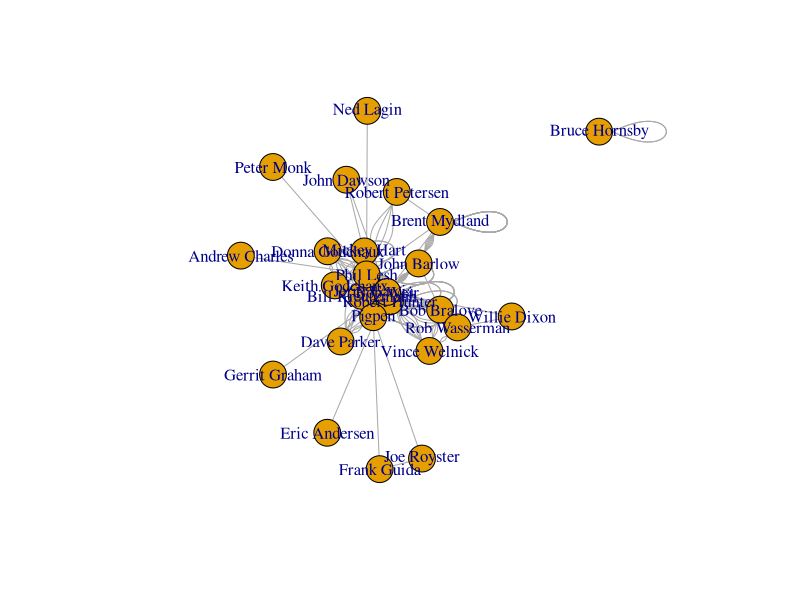
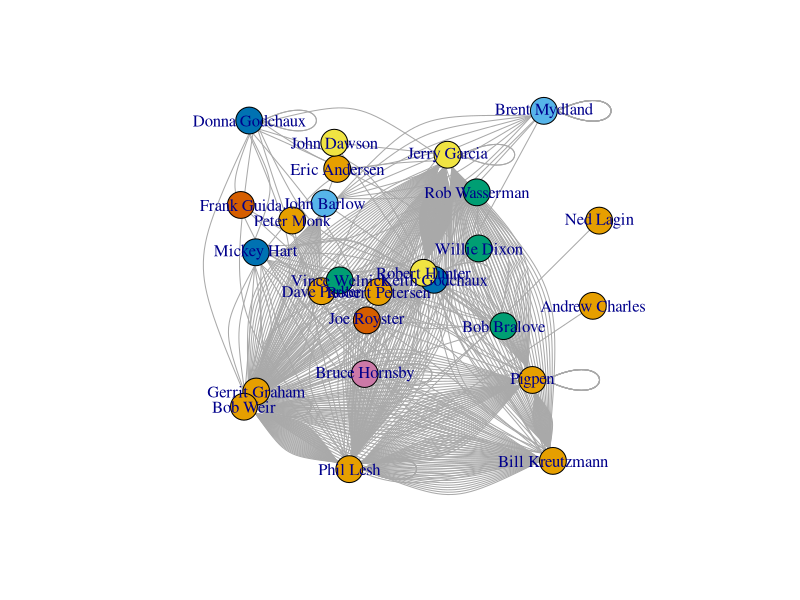
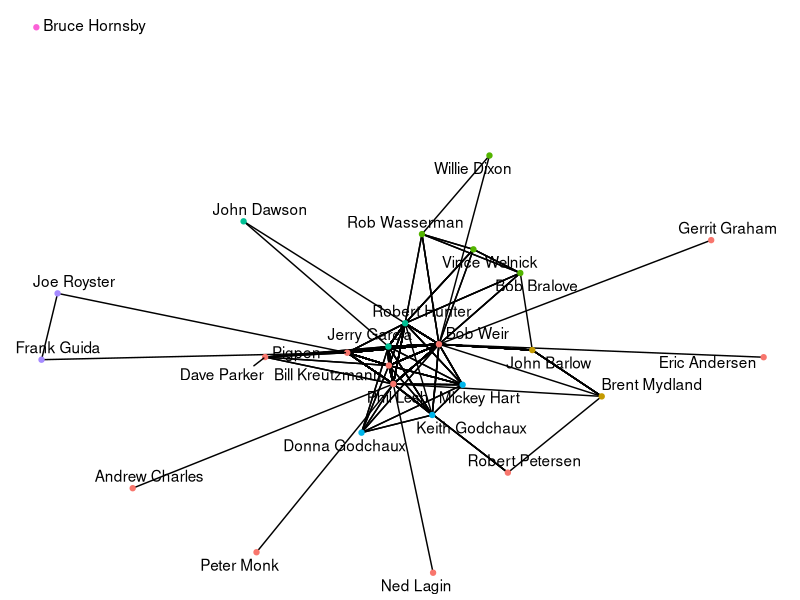
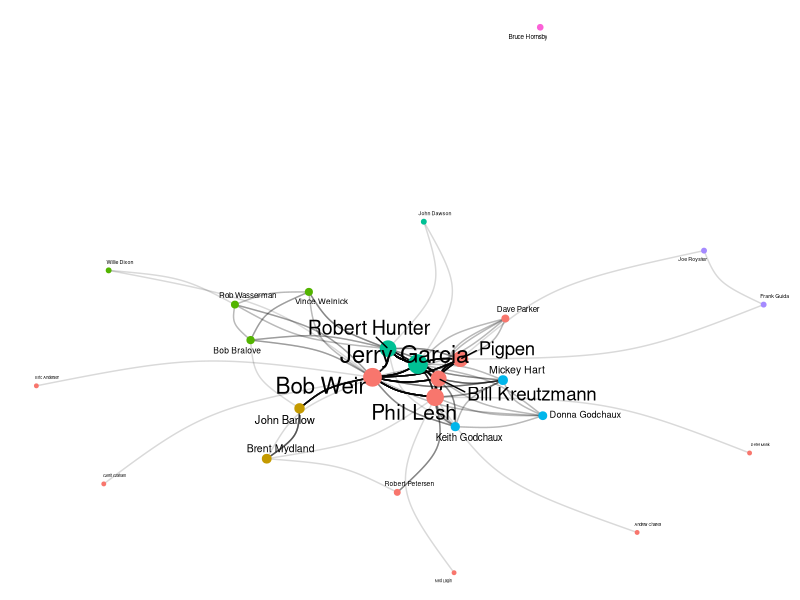

Source code (R) for these figures, in order:
## ---- chunk 1
knitr::opts_chunk$set(warning = FALSE, message = FALSE) 
## ---- chunk 2

library(ggplot2) 
library(readr) 
library(igraph)
library(ggraph)
library(tidyverse)
library(gridExtra)

suppressWarnings(expr)

## ---- chunk 3

# Loading nodes and vertices

gd_vertices <- read.csv("_data/gd_nodes.csv")
gd_edgelist <- read.csv("_data/gd_clean_data.csv")

## ---- chunk 4

set.seed(1234)
grateful_data <- graph_from_data_frame(d = gd_edgelist, vertices = gd_vertices, directed = FALSE)

## ---- chunk 5

head(V(grateful_data)$name)
head(E(grateful_data)$song.id)
head(E(grateful_data)$song.name)
head(E(grateful_data)$weight)

is_directed(grateful_data)
is_weighted(grateful_data)
is_bipartite(grateful_data)

igraph::vertex_attr_names(grateful_data)
igraph::edge_attr_names(grateful_data)

## ---- chunk 6

plot(grateful_data)

## ---- chunk 7

igraph::dyad.census(grateful_data)
igraph::triad.census(grateful_data)

## ---- chunk 8

#possible triads in network
26*25*24/6

sum(igraph::triad.census(grateful_data))

## ---- chunk 9

#get global clustering cofficient: igraph
transitivity(grateful_data, type="global")
#get average local clustering coefficient: igraph
transitivity(grateful_data, type="average")

## ---- chunk 10

average.path.length(grateful_data,directed=F)

## ---- chunk 11

names(igraph::components(grateful_data))
igraph::components(grateful_data)$no 
igraph::components(grateful_data)$csize

## ---- chunk 12

graph.density(grateful_data)
graph.density(grateful_data, loops=TRUE)

## ---- chunk 13

igraph::degree(grateful_data)

## ---- chunk 14

grateful_nodes<-data.frame(name=V(grateful_data)$name, degree=igraph::degree(grateful_data))

grateful_nodes

## ---- chunk 15

summary(grateful_nodes)

## ---- chunk 16

# Community detection algoritm 
community <- cluster_louvain(grateful_data) 

# Attach communities to relevant vertices
V(grateful_data)$color <- community$membership 

# Graph layout
layout <- layout.random(grateful_data) 

# igraph plot 
plot(grateful_data, layout = layout)

## ---- chunk 17

ggraph(grateful_data, layout = "fr") +
  geom_edge_link() + 
  geom_node_point(aes(color = factor(color))) + 
  geom_node_text(aes(label = name), repel = TRUE) +
  theme_void() +
  theme(legend.position = "none") 

## ---- chunk 18

# Set size to degree centrality 
V(grateful_data)$size = degree(grateful_data)

# Additional customisation for better legibility 
ggraph(grateful_data, layout = "fr") +
  geom_edge_arc(strength = 0.2, width = 0.5, alpha = 0.15) + 
  geom_node_point(aes(size = size, color = factor(color))) + 
  geom_node_text(aes(label = name, size = size), repel = TRUE) +
  theme_void() +
  theme(legend.position = "none") 
